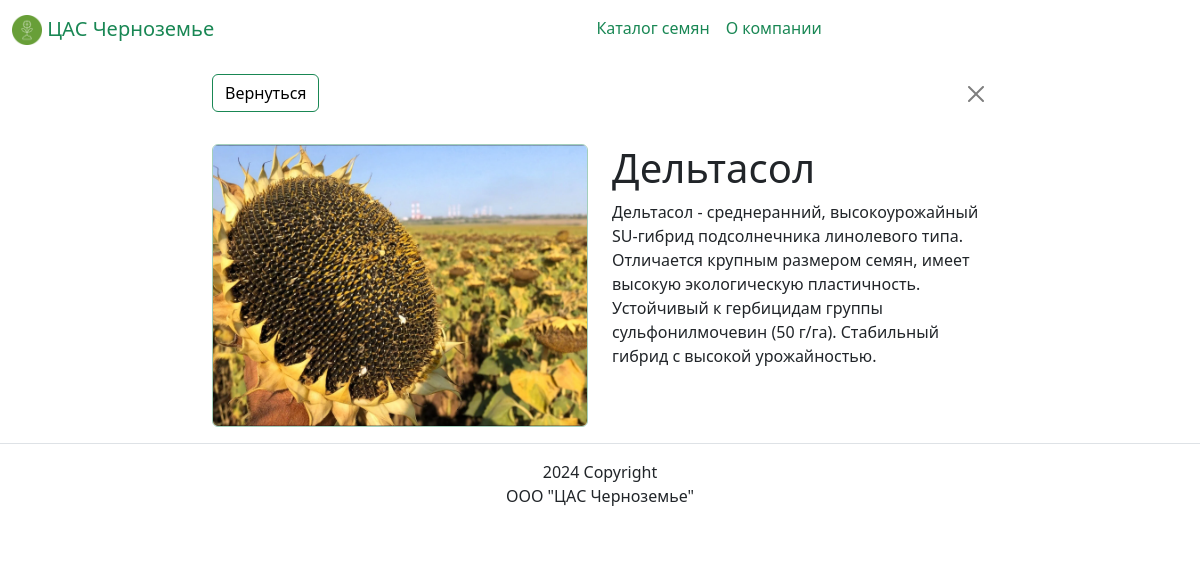
Page /seeds/podsolnechnik/deltasol/ on the committed database.
### seeds/models.py (models this page shows, shortened)
class Seed(models.Model):
    name = models.CharField(max_length=200)
    translit = models.CharField(max_length=200)
    type = models.ForeignKey(Type, on_delete=models.CASCADE, related_name='seeds')
    description = models.TextField()
    image = models.ImageField('Картинка', upload_to='seeds/', blank=True)

### seeds/views.py (the view)
# urls.py: path('seeds/<slug:type>/<slug:name>/', views.seed_name, name='seed'),
def seed_name(request, type, name):
    seed = Seed.objects.get(type=Type.objects.get(translit=type),
                            translit=name)
    template = 'seeds/seed_name.html'
    title = f'{type}: {name}'
    context = {
        'title': title,
        'type': type,
        'name': name,
        'referer': request.META.get('HTTP_REFERER'),
        'seed': seed,
    }
    return render(request, template, context)

### templates/seeds/seed_name.html (shortened to what this page needs)
{% extends 'base.html' %}
{% load thumbnail %}
{% block content %}
  <div class="container-fluid">
    <div class="row">
      <div class="col-2"></div>
      <div class="col-8">
        <nav class="navbar navbar-fixed-top">
          <span class="navbar-text">
            <a type="submit" class="btn btn-outline-success" href="{{ referer }}">Вернуться</a>
          </span>
          <ul class="nav navbar-nav navbar-right">
            <li class="nav-item">
              <a type="button" class="btn btn-close" aria-label="Close" href="{{ referer }}"></a>
            </li>
          </ul>
        </nav>
        <div class="row mb-3 mt-3">
          <div class="col">
            <div class="card border-success-subtle">
              {% thumbnail seed.image "500x500" crop="center" upscale=True as im %}
								<img class="card-img " src="{{ im.url }}">
							{% endthumbnail %}
            </div>
          </div>
          <div class="col">
            <h1>{{ seed.name }}</h1>
            <p>{{ seed.description }}</p>
          </div>
        </div>
      </div>
      <div class="col-2"></div>
    </div>
  </div>
{% endblock content %}

### rows in the picture
Seed: name "Дельтасол", description "Дельтасол - среднеранний, высокоурожайный SU-гибрид подсолнечника линолевого типа. Отличается крупным размером семян, имеет высокую экологическую пластичность. Устойчивый к гербицидам группы сульфонилмочевин (50 г/га). Стабильный гибрид с высокой урожайностью."
